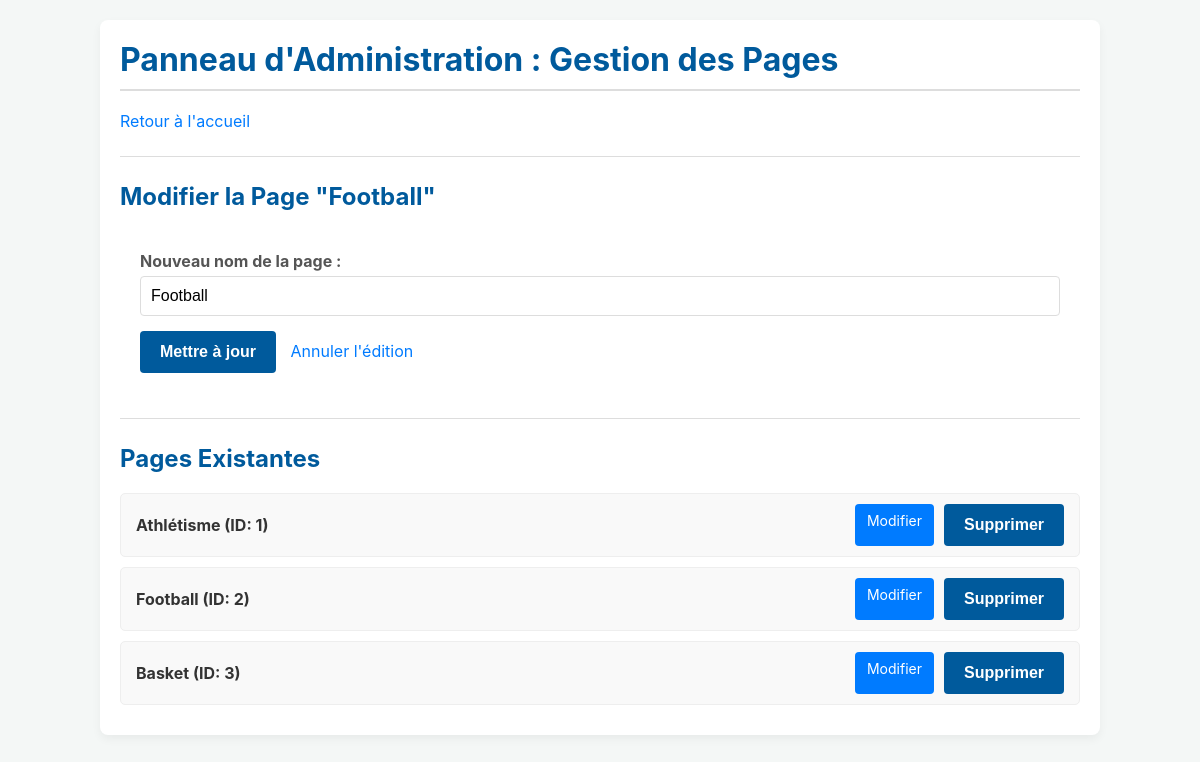
Screenshot of /admin_pages.php?edit_id=2 (signed in) with the database file from the repository.
### tables this page shows
CREATE TABLE IF NOT EXISTS `page` (
  `id_page` int NOT NULL AUTO_INCREMENT,
  `intitule_page` varchar(100) NOT NULL,
  PRIMARY KEY (`id_page`)
);

### admin_pages.php (the view, shortened to what this page needs)
<?php
include 'config.php';
$mode_edition = false;
$page_a_editer = null;
if (isset($_GET['edit_id'])) {
    $mode_edition = true;
    $id_page_edit = (int)$_GET['edit_id'];
    $stmt = $connexion->prepare("SELECT id_page, intitule_page FROM PAGE WHERE id_page = :id_page");
    $stmt->bindParam(':id_page', $id_page_edit, PDO::PARAM_INT);
    $stmt->execute();
    $page_a_editer = $stmt->fetch(PDO::FETCH_ASSOC);
}
$req_pages = $connexion->query("SELECT id_page, intitule_page FROM PAGE ORDER BY id_page");
$pages = $req_pages->fetchAll(PDO::FETCH_ASSOC);
?>
<!DOCTYPE html>
<html lang="fr">
<head>
    <link rel="stylesheet" href="style.css">
</head>
<body>
    <div class="container">
        <h1>Panneau d'Administration : Gestion des Pages</h1>
        <p><a href="index.php">Retour à l'accueil</a></p>
        <hr>
        <?php if ($mode_edition && $page_a_editer): ?>
            <h2>Modifier la Page "<?php echo htmlspecialchars($page_a_editer['intitule_page']); ?>"</h2>
            <form method="POST" action="admin_pages.php">
                <label for="intitule_page">Nouveau nom de la page :</label>
                <input type="text" id="intitule_page" name="intitule_page" value="<?php echo htmlspecialchars($page_a_editer['intitule_page']); ?>" required>
                <input type="submit" value="Mettre à jour">
                <a href="admin_pages.php" style="margin-left: 10px;">Annuler l'édition</a>
            </form>
        <?php endif; ?>
        <hr>
        <h2>Pages Existantes</h2>
        <?php if (empty($pages)): ?>
            <p>Aucune page n'a été créée pour le moment.</p>
        <?php else: ?>
            <?php foreach ($pages as $page): ?>
                <div class="admin-gestion-page">
                    <p><?php echo htmlspecialchars($page['intitule_page']); ?> (ID: <?php echo $page['id_page']; ?>)</p>
                    <div class="actions">
                        <a href="?edit_id=<?php echo $page['id_page']; ?>" class="btn-edit">Modifier</a>
                        <form method="POST" action="admin_pages.php" onsubmit="return confirm('Voulez-vous vraiment supprimer cette page ? Cette action est irréversible.');">
                            <input type="submit" value="Supprimer" class="btn-delete">
                        </form>
                    </div>
                </div>
            <?php endforeach; ?>
        <?php endif; ?>
    </div>
</body>
</html>

### style.css (style rules this page uses)
:root { --couleur-principale: #005a9c; --couleur-secondaire: #007bff; --couleur-danger: #d9534f; --couleur-succes: #3c763d; --fond-danger: #f2dede; --fond-succes: #dff0d8; --fond-page: #f4f7f6; --fond-contenu: #ffffff; --bordure: #ddd; --texte-normal: #333; --texte-clair: #777; }
body { font-family: -apple-system, BlinkMacSystemFont, "Segoe UI", Roboto, "Helvetica Neue", Arial, sans-serif; background-color: var(--fond-page); color: var(--texte-normal); margin: 0; padding: 0; }
.container { max-width: 960px; margin: 20px auto; padding: 20px; background-color: var(--fond-contenu); border-radius: 8px; box-shadow: 0 4px 10px rgba(0, 0, 0, 0.05); }
h1, h2, h3, h4, h5, h6 { color: var(--couleur-principale); margin-top: 0; }
h1 { border-bottom: 2px solid var(--bordure); padding-bottom: 10px; margin-bottom: 20px; }
a { color: var(--couleur-secondaire); text-decoration: none; }
hr { border: 0; border-top: 1px solid var(--bordure); margin: 25px 0; }
form { background-color: transparent; padding: 20px; border-radius: 5px; }
label { font-weight: bold; display: block; margin-bottom: 5px; color: #555; }
input[type="text"], input[type="email"], input[type="password"], textarea, select { width: 100%; padding: 10px; margin-bottom: 15px; border: 1px solid var(--bordure); border-radius: 4px; box-sizing: border-box; font-size: 16px; }
input[type="submit"] { background-color: var(--couleur-principale); color: white; padding: 12px 20px; border: none; border-radius: 4px; cursor: pointer; font-size: 16px; font-weight: bold; transition: background-color 0.2s ease; }

### admin_pages.php (style rules this page uses)
.admin-gestion-page { display: flex; justify-content: space-between; align-items: center; padding: 10px 15px; background-color: #f9f9f9; border: 1px solid #eee; border-radius: 5px; margin-bottom: 10px; }
.admin-gestion-page p { margin: 0; font-weight: bold; }
.admin-gestion-page .actions { display: flex; gap: 10px; }
.admin-gestion-page form { margin: 0; padding: 0; border: none; background: none; }
.btn-edit { display: inline-block; padding: 8px 12px; background-color: #007bff; color: white; border-radius: 4px; text-decoration: none; font-size: 14px; }
.btn-delete { padding: 8px 12px; font-size: 14px; background-color: var(--couleur-danger); }

### rows the page displays
page: intitule_page "Football", id_page "2"
page: intitule_page "Athlétisme", id_page "1"
page: intitule_page "Basket", id_page "3"
